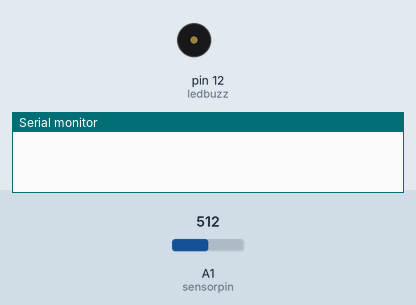
Recording of a sketch running on a simulated Arduino Uno, built with avr-gcc and run on an emulated ATmega328P. Shown: buzzer (waves = sounding), the last lines printed to the serial monitor. The inputs (shaded band) are chosen by the test bench; at power-on: A1 (sensorpin) = 512.

Above: at 1.2 s.
1.3 s: A1 (sensorpin) set to 106
2.8 s: A1 (sensorpin) set to 92
At 3.3 s:
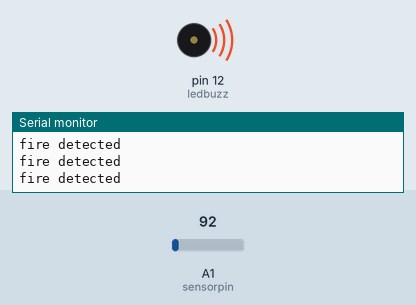
Timing chart, 0 to 10.3 s (numbered marks = the images above; inputs shaded):
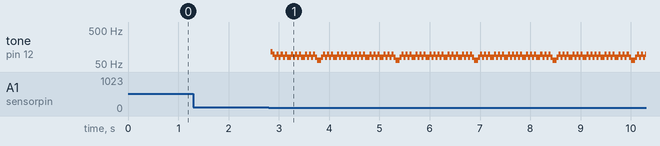

Measured:
- the behaviour switches between 100 and 99 on A1 (sensorpin) (found by bisection; images 0 and 1)
- after the input at 1.3 s, every drawn part: stays the same
- after the input at 2.8 s, tone on pin 12 (ledbuzz): plays 114 Hz for 0.04 s, 96 Hz for 0.04 s, 80 Hz for 0.04 s, 96 Hz for 0.04 s, 80 Hz for 0.04 s, 96 Hz for 0.04 s … (164 notes in this stretch), starting at once

The sketch:

flamemodule_final.ino
```cpp
#include<SoftwareSerial.h>
int sensorpin=A1;
int sensorvalue=0;
int ledbuzz=12;
 int interval=1000;
int pm2=0;

void setup(){
  pinMode(ledbuzz,OUTPUT);
  Serial.begin(9600);
}

void loop()
{
  unsigned long currentmillis= millis();
  sensorvalue=analogRead(sensorpin);
  //Serial.println(sensorvalue);
  if(sensorvalue<100)
  {
    if(pm2-currentmillis>interval)
    {
      pm2=currentmillis;
      Serial.println("fire detected");
    digitalWrite(ledbuzz,HIGH);
    }

    //delay(500);
  }
  digitalWrite(ledbuzz,LOW);
  //delay(sensorvalue);
}
```
